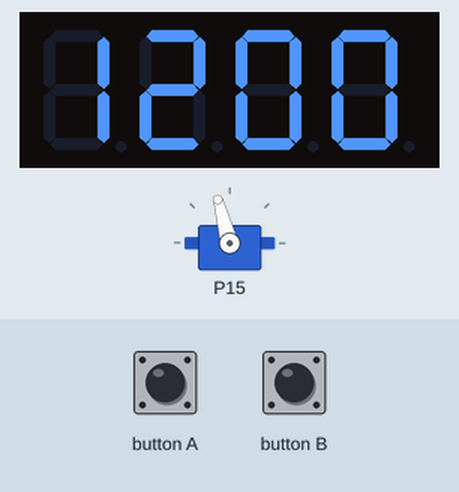
Simulated run of this program. Board: BBC micro:bit (MakeCode). On the bench: 4-digit seven-segment display, servo. Inputs (shaded band) come from the test bench.

Above: at 1.2 s.
1.3 s: button A pressed for 1 s
At 3.6 s:
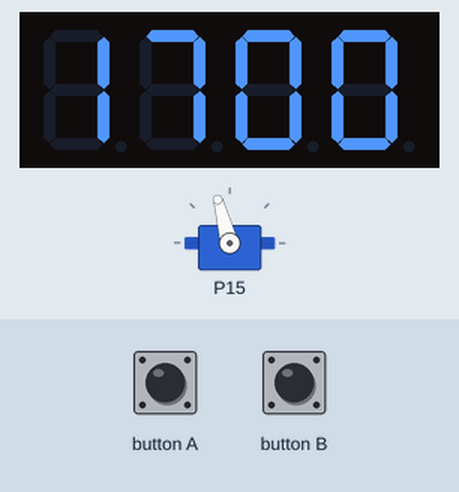
3.8 s: button A pressed for 0.15 s
At 5.7 s:
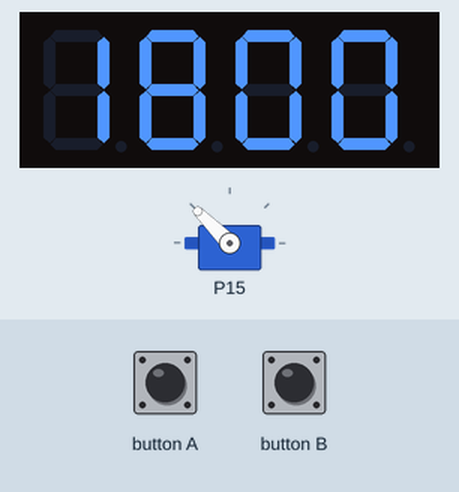
6.9 s: button A pressed for 3.2 s
At 11.8 s:
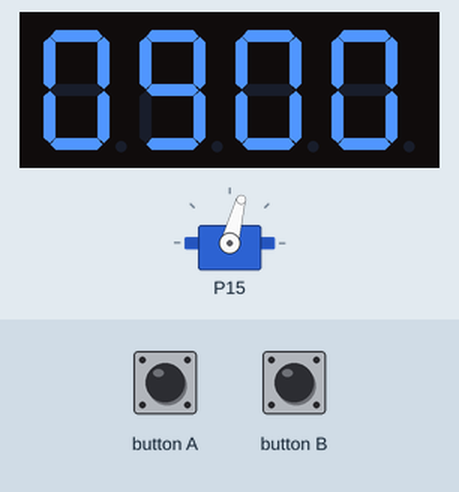
13.1 s: button B pressed for 0.15 s
At 13.6 s:
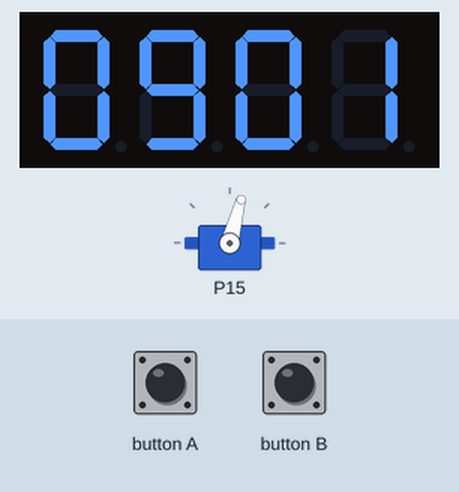
15.5 s: button B pressed for 1 s
At 17.5 s:
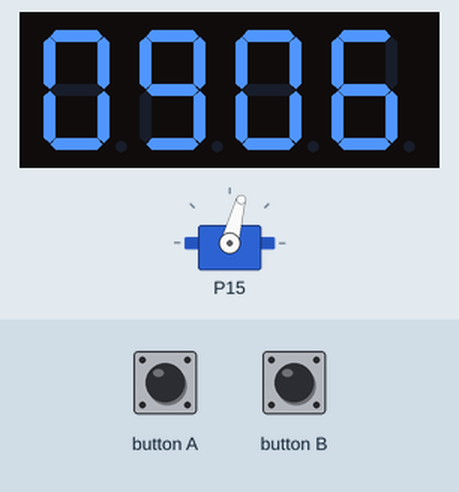
Timing chart, 0 to 19.0 s (numbered marks = the images above; inputs shaded):
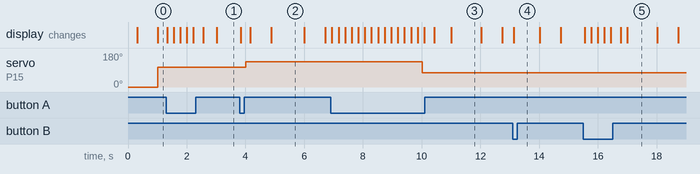

Measured:
- after the input at 1.3 s, the display: first changes at once (image 1 shows a later state)
- after the input at 3.8 s, servo on P15: 105° → 135° after 0.20 s; the display: changes at once (image 2)
- after the input at 6.9 s, servo on P15: 135° → 75° after 3.1 s; the display: first changes at once (image 3 shows a later state)
- after the input at 13.1 s, the display: changes at once (image 4)
- after the input at 15.5 s, the display: first changes at once (image 5 shows a later state)

The program:

main.ts
```typescript
/**
 * 判断何时做何事
 *
 * 6:30起床
 *
 * 7:00早餐
 *
 * 8:00户外运动
 *
 * 12:00午餐
 *
 * 18:00晚餐
 *
 * 21:00睡觉
 *
 * 舵机指针指向某个角度
 *
 * 15
 *
 * 45
 *
 * 75
 *
 * 105
 *
 * 135
 *
 * 165
 */
function thingsAndServo () {
    timeanddate.numericTime(function (hour, minute, second, month, day, year) {
        if (hour == 6 && (minute == 30 && second == 1)) {
            music.playMelody("- E - G - E - - ", 120)
            pins.servoWritePin(AnalogPin.P15, 15)
        } else if (hour == 7 && (minute == 10 && second == 1)) {
            pins.servoWritePin(AnalogPin.P15, 45)
        } else if (hour == 8 && (minute == 0 && second == 1)) {
            pins.servoWritePin(AnalogPin.P15, 75)
        } else if (hour == 12 && (minute == 0 && second == 1)) {
            pins.servoWritePin(AnalogPin.P15, 105)
        } else if (hour == 18 && (minute == 0 && second == 1)) {
            pins.servoWritePin(AnalogPin.P15, 135)
        } else if (hour == 21 && (minute == 0 && second == 1)) {
            pins.servoWritePin(AnalogPin.P15, 165)
        } else {
            music.stopMelody(MelodyStopOptions.All)
        }
    })
}
function blink () {
    if (timeanddate.secondsSinceReset() % 2 == 0) {
        tm.showDP(1, true)
    } else {
        tm.showDP(1, false)
    }
}
function adjustTM () {
    timeanddate.numericTime(function (hour, minute, second, month, day, year) {
        if (input.buttonIsPressed(Button.A)) {
            if (hour >= 24) {
                timeanddate.set24HourTime(0, minute, 0)
            }
            timeanddate.set24HourTime(hour + 1, minute, 0)
            basic.pause(200)
        }
        if (input.buttonIsPressed(Button.B)) {
            if (minute >= 60) {
                timeanddate.set24HourTime(hour, 0, 0)
            }
            timeanddate.set24HourTime(hour, minute + 1, 0)
            basic.pause(200)
        }
    })
}
function autoIntensity () {
    tm.intensity(pins.map(
    input.lightLevel(),
    0,
    255,
    0,
    10
    ))
}
let tm: TM1637.TM1637LEDs = null
tm = TM1637.create(
DigitalPin.P1,
DigitalPin.P2,
7,
4
)
pins.servoWritePin(AnalogPin.P15, 0)
timeanddate.set24HourTime(12, 0, 0)
basic.forever(function () {
    adjustTM()
    blink()
})
basic.forever(function () {
    timeanddate.numericTime(function (hour, minute, second, month, day, year) {
        tm.showNumber(hour * 100 + minute)
    })
})
basic.forever(function () {
    thingsAndServo()
})
```

test.ts
```typescript
// 在此处测试；当此软件包作为插件使用时，将不会编译此软件包。
```
